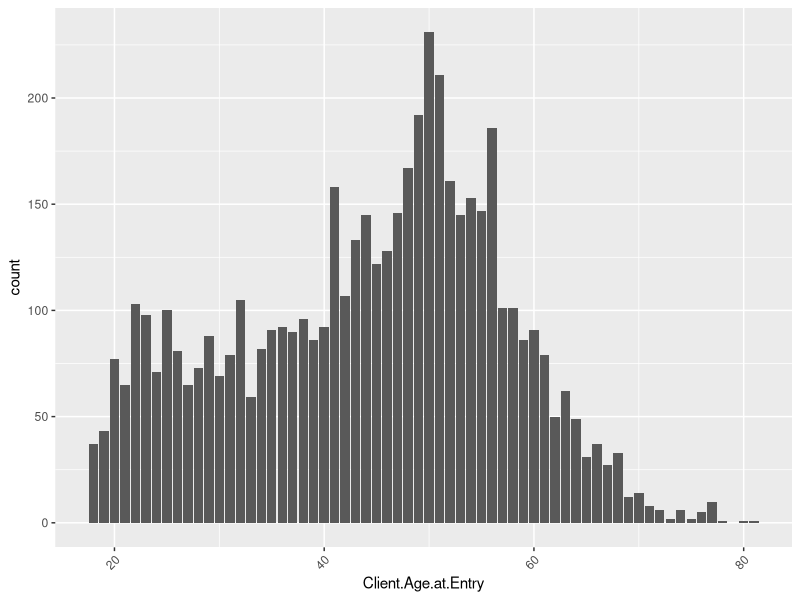
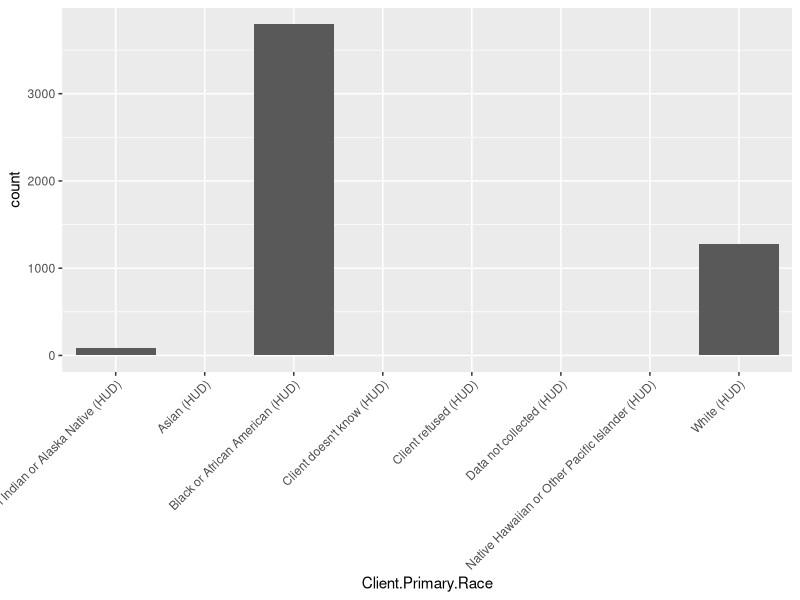
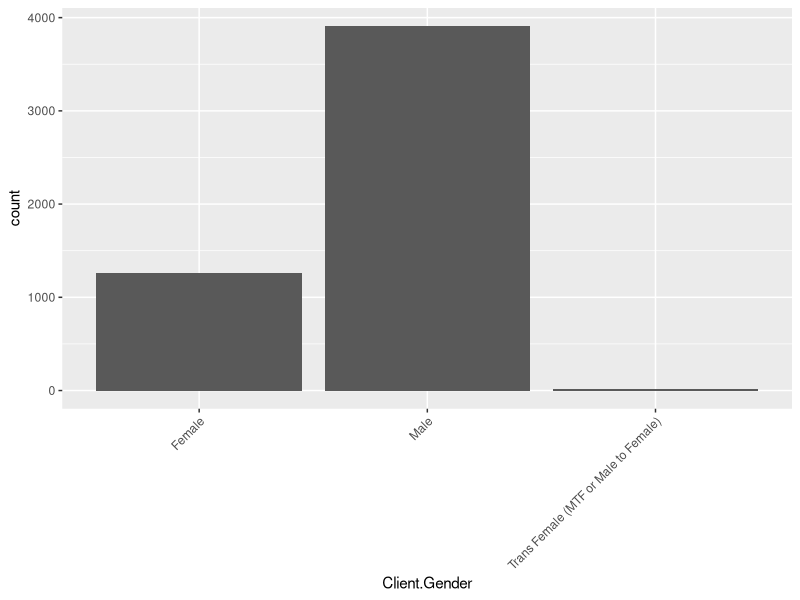
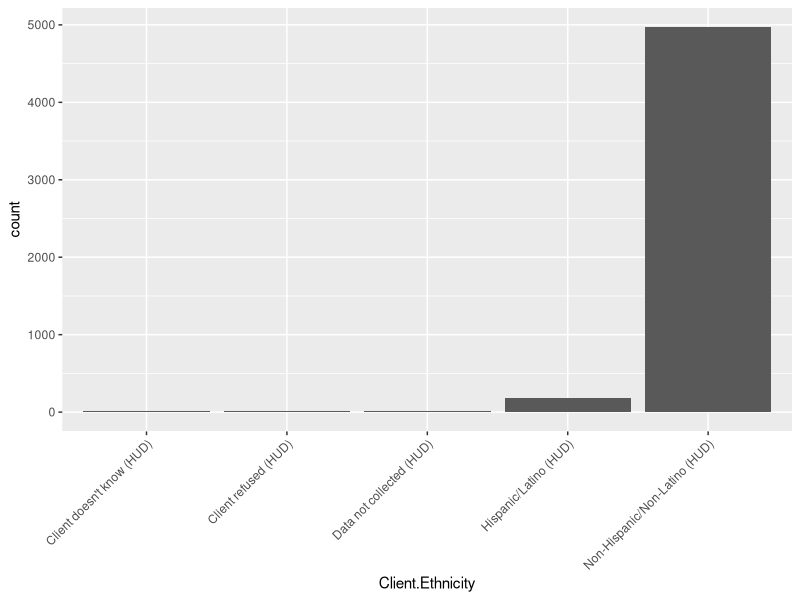
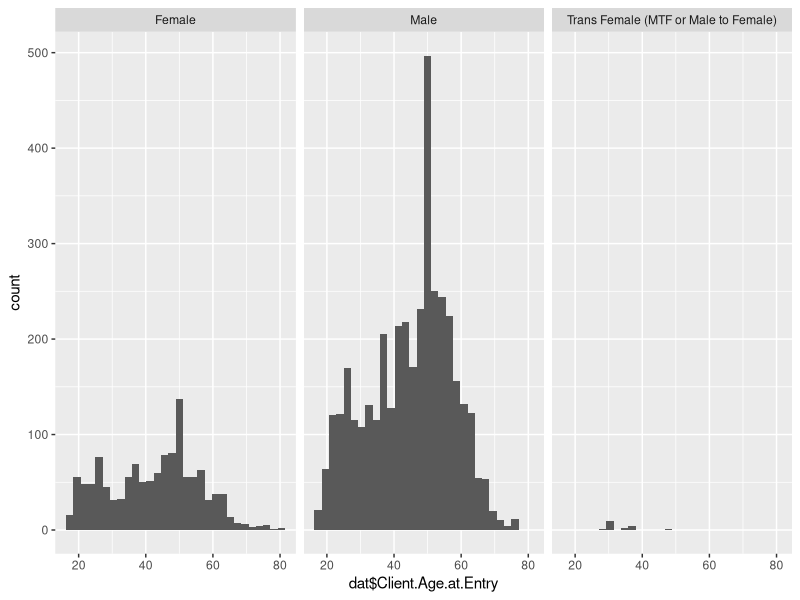

Source code (R) for these figures, in order:
## ---- chunk 1
knitr::opts_chunk$set(echo = TRUE)

library(ggplot2)
library(tidyverse)

#setwd("~/Desktop/611 Notes/bios611-projects-fall-2019-cwzhou/project_3")
dat = read.csv("../data/export_dataframe.csv", header = TRUE)
## ---- chunk 2

dat_noID = dat[,-c(1,2,3,4)]
summary(dat_noID)

dat %>%
  ggplot(aes(x=Client.Age.at.Entry)) +
  geom_bar() +
  theme(axis.text.x = element_text(angle = 45, hjust = 1))

dat %>%
  ggplot(aes(x=Client.Primary.Race)) +
  geom_bar() +
  theme(axis.text.x = element_text(angle = 45, hjust = 1))

dat %>%
  ggplot(aes(x=Client.Gender)) +
  geom_bar() +
  theme(axis.text.x = element_text(angle = 45, hjust = 1))

dat %>%
  ggplot(aes(x=Client.Ethnicity)) +
  geom_bar() +
  theme(axis.text.x = element_text(angle = 45, hjust = 1))

## ---- chunk 3
dat$Client.Gender <- as.factor(dat$Client.Gender)
ggplot(dat, aes(x = dat$Client.Age.at.Entry)) + geom_histogram() + facet_wrap(~Client.Gender)
## ---- chunk 4
mod1 = lm(formula = Total.Nights ~ Client.Gender + Client.Age.at.Entry + Client.Ethnicity + Client.Primary.Race, data = dat)
summary(mod1)
